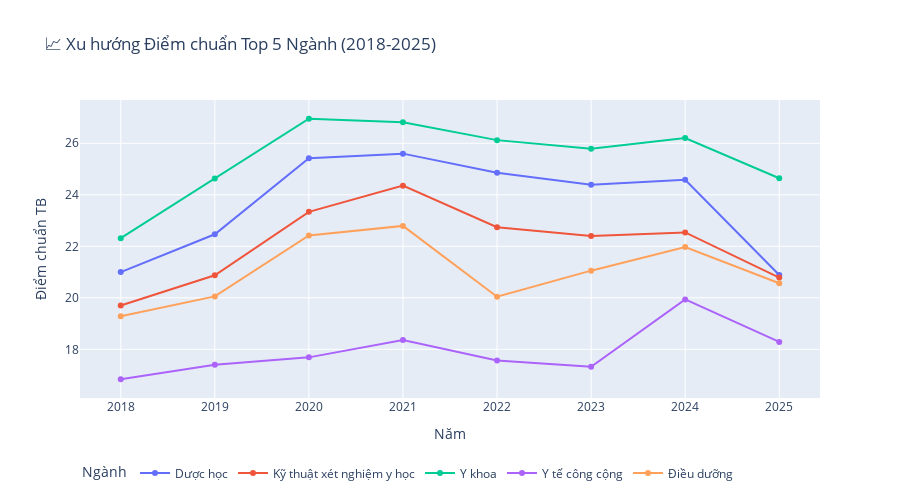

The cell this chart's notebook holds for it:
### Code cell
# 3.4 Xu hướng điểm chuẩn theo thời gian - Top 5 ngành
top_nganh = df_benchmark.groupby('ten_nganh').size().sort_values(ascending=False).head(5).index.tolist()
df_top = df_benchmark[df_benchmark['ten_nganh'].isin(top_nganh)]
trend = df_top.groupby(['nam', 'ten_nganh'])['diem_chuan'].mean().reset_index()

fig = px.line(trend, x='nam', y='diem_chuan', color='ten_nganh',
              title='📈 Xu hướng Điểm chuẩn Top 5 Ngành (2018-2025)',
              labels={'nam': 'Năm', 'diem_chuan': 'Điểm chuẩn TB', 'ten_nganh': 'Ngành'},
              markers=True)

fig.update_layout(height=500, legend=dict(orientation="h", yanchor="bottom", y=-0.3))
fig.show()

### Figure 1 — Plotly figure (JSON) as saved in the notebook; plotly's stock layout.template omitted (floating-point values rounded to 4 significant figures)
{"data": [{"hovertemplate": "Ngành=Dược học<br>Năm=%{x}<br>Điểm chuẩn TB=%{y}<extra></extra>", "legendgroup": "Dược học", "line": {"color": "#636efa", "dash": "solid"}, "marker": {"symbol": "circle"}, "mode": "lines+markers", "name": "Dược học", "orientation": "v", "showlegend": true, "type": "scatter", "x": [2018, 2019, 2020, 2021, 2022, 2023, 2024, 2025], "xaxis": "x", "y": [21, 22.47, 25.42, 25.6, 24.85, 24.39, 24.58, 20.89], "yaxis": "y"}, {"hovertemplate": "Ngành=Kỹ thuật xét nghiệm y học<br>Năm=%{x}<br>Điểm chuẩn TB=%{y}<extra></extra>", "legendgroup": "Kỹ thuật xét nghiệm y học", "line": {"color": "#EF553B", "dash": "solid"}, "marker": {"symbol": "circle"}, "mode": "lines+markers", "name": "Kỹ thuật xét nghiệm y học", "orientation": "v", "showlegend": true, "type": "scatter", "x": [2018, 2019, 2020, 2021, 2022, 2023, 2024, 2025], "xaxis": "x", "y": [19.7, 20.88, 23.34, 24.36, 22.74, 22.4, 22.54, 20.78], "yaxis": "y"}, {"hovertemplate": "Ngành=Y khoa<br>Năm=%{x}<br>Điểm chuẩn TB=%{y}<extra></extra>", "legendgroup": "Y khoa", "line": {"color": "#00cc96", "dash": "solid"}, "marker": {"symbol": "circle"}, "mode": "lines+markers", "name": "Y khoa", "orientation": "v", "showlegend": true, "type": "scatter", "x": [2018, 2019, 2020, 2021, 2022, 2023, 2024, 2025], "xaxis": "x", "y": [22.32, 24.63, 26.96, 26.81, 26.12, 25.79, 26.2, 24.64], "yaxis": "y"}, {"hovertemplate": "Ngành=Y tế công cộng<br>Năm=%{x}<br>Điểm chuẩn TB=%{y}<extra></extra>", "legendgroup": "Y tế công cộng", "line": {"color": "#ab63fa", "dash": "solid"}, "marker": {"symbol": "circle"}, "mode": "lines+markers", "name": "Y tế công cộng", "orientation": "v", "showlegend": true, "type": "scatter", "x": [2018, 2019, 2020, 2021, 2022, 2023, 2024, 2025], "xaxis": "x", "y": [16.83, 17.4, 17.69, 18.36, 17.57, 17.32, 19.94, 18.29], "yaxis": "y"}, {"hovertemplate": "Ngành=Điều dưỡng<br>Năm=%{x}<br>Điểm chuẩn TB=%{y}<extra></extra>", "legendgroup": "Điều dưỡng", "line": {"color": "#FFA15A", "dash": "solid"}, "marker": {"symbol": "circle"}, "mode": "lines+markers", "name": "Điều dưỡng", "orientation": "v", "showlegend": true, "type": "scatter", "x": [2018, 2019, 2020, 2021, 2022, 2023, 2024, 2025], "xaxis": "x", "y": [19.29, 20.05, 22.42, 22.79, 20.04, 21.05, 21.97, 20.57], "yaxis": "y"}], "layout": {"height": 500, "legend": {"orientation": "h", "title": {"text": "Ngành"}, "tracegroupgap": 0, "y": -0.3, "yanchor": "bottom"}, "title": {"text": "📈 Xu hướng Điểm chuẩn Top 5 Ngành (2018-2025)"}, "xaxis": {"anchor": "y", "domain": [0, 1], "title": {"text": "Năm"}}, "yaxis": {"anchor": "x", "domain": [0, 1], "title": {"text": "Điểm chuẩn TB"}}}}
